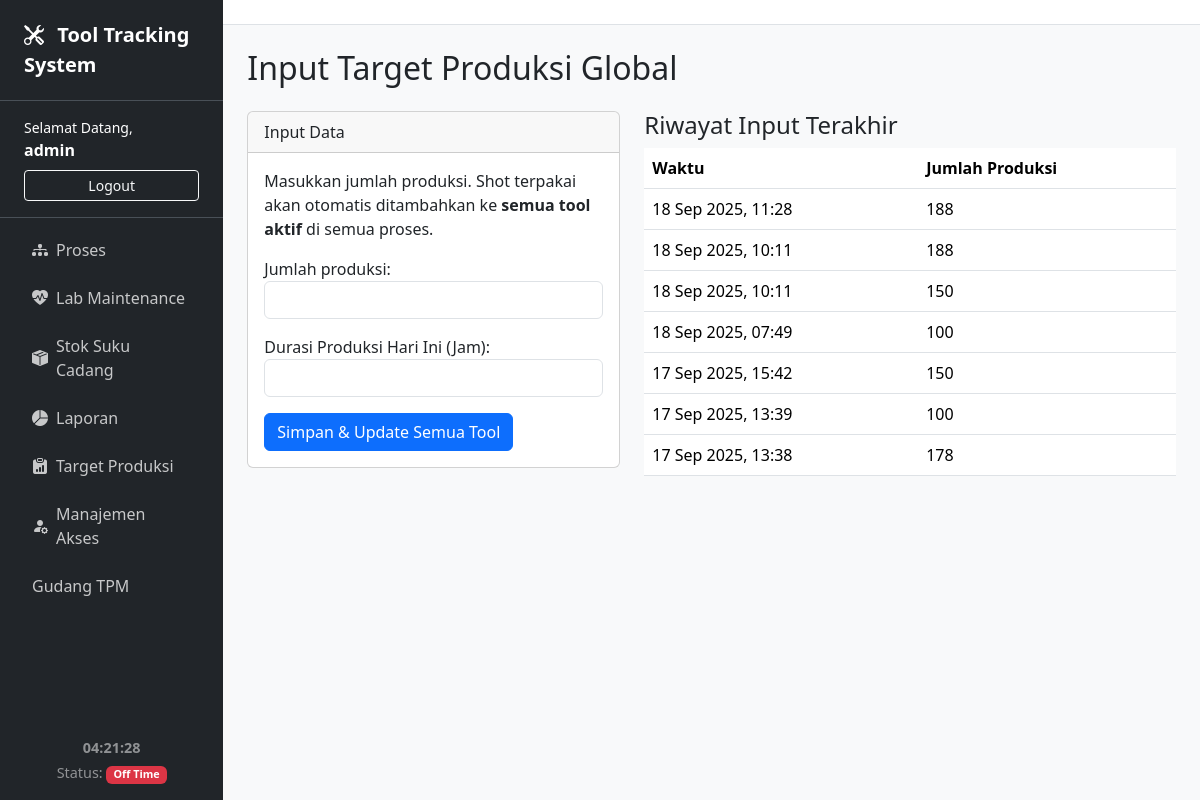
The app's page /produksi/ (signed in), older data.
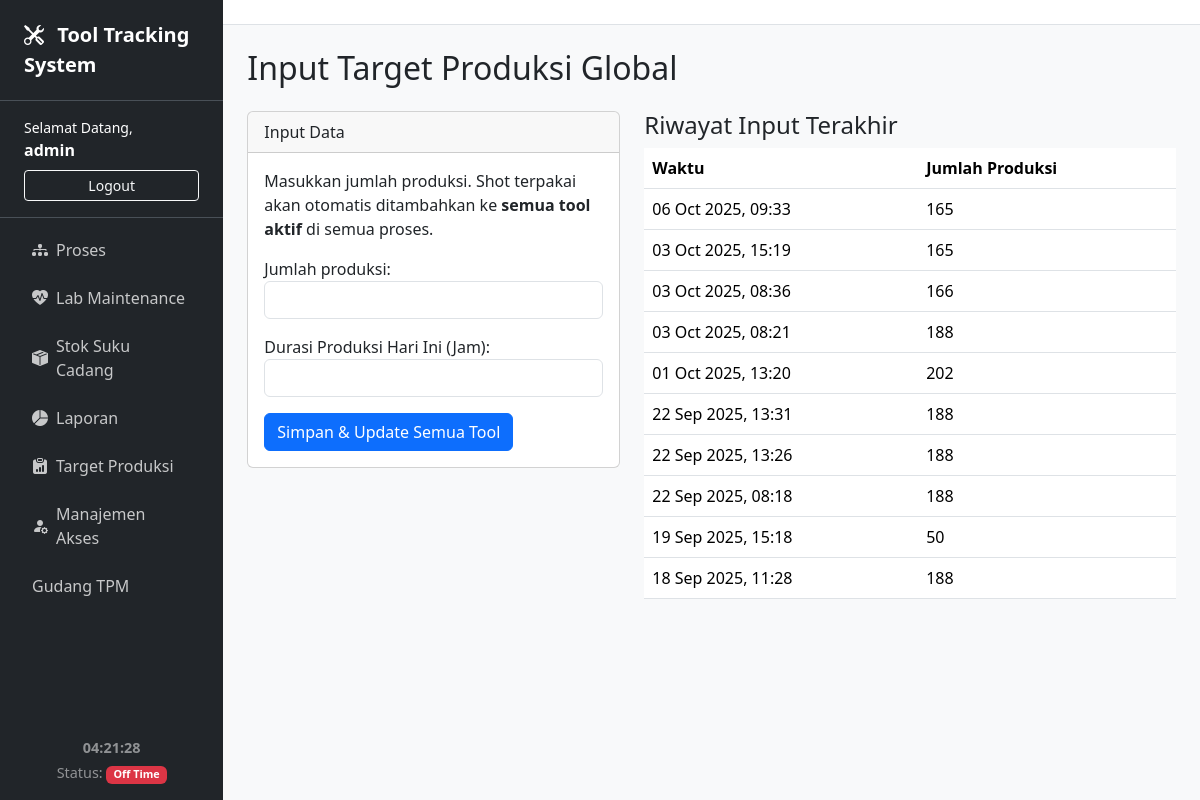
The same page, newer data.
### tracker/models.py (models this page shows, shortened)
class ProductionLog(models.Model):
    jumlah_produksi = models.PositiveIntegerField()
    dibuat_pada = models.DateTimeField(auto_now_add=True)

### tracker/views.py (the view)
# urls.py: path('produksi/', views.halaman_produksi, name='halaman_produksi'),
@login_required
@transaction.atomic
def halaman_produksi(request):
    if request.method == 'POST':
        form = ProductionLogForm(request.POST)
        if form.is_valid():
            log_entry = form.save()
            jumlah_produksi_hari_ini = log_entry.jumlah_produksi
            durasi_jam = form.cleaned_data.get('durasi_produksi')
            tools_untuk_diupdate = Tool.objects.filter(proses__isnull=False).exclude(status='Perbaikan')
            for tool in tools_untuk_diupdate:
                shot_yang_digunakan = jumlah_produksi_hari_ini * tool.jumlah_shot
                tool.shot_terpakai += shot_yang_digunakan
                tool.jam_pakai_terakumulasi += durasi_jam
                tool.save()
            messages.success(request, f'Data telah ditambahkan ke {tools_untuk_diupdate.count()} tool aktif.')
            return redirect('halaman_produksi')
    else:
        form = ProductionLogForm()
    riwayat_produksi = ProductionLog.objects.all().order_by('-dibuat_pada')[:10]
    context = {'form': form, 'riwayat_produksi': riwayat_produksi}
    return render(request, 'tracker/halaman_produksi.html', context)

### tracker/forms.py
class ProductionLogForm(forms.ModelForm):
    durasi_produksi = forms.FloatField(label="Durasi Produksi Hari Ini (Jam)", required=True, min_value=0)
    class Meta:
        model = ProductionLog
        fields = ['jumlah_produksi']
    def __init__(self, *args, **kwargs):
        super().__init__(*args, **kwargs)
        for field in self.fields:
            self.fields[field].widget.attrs.update({'class': 'form-control'})

### tracker/templates/tracker/halaman_produksi.html (shortened to what this page needs)
{% extends 'tracker/base.html' %}
{% block content %}
<h2 class="mb-4">Input Target Produksi Global</h2>
<div class="row">
    {% if user.userprofile.is_developer or user.userprofile.can_edit_produksi %}
    <div class="col-md-5">
        <div class="card">
            <div class="card-header">Input Data</div>
            <div class="card-body">
                <p>Masukkan jumlah produksi. Shot terpakai akan otomatis ditambahkan ke <strong>semua tool aktif</strong> di semua proses.</p>
                <form method="post">
                    {{ form.as_p }}
                    <button type="submit" class="btn btn-primary">Simpan & Update Semua Tool</button>
                </form>
            </div>
        </div>
    </div>
    {% endif %}
    <div class="{% if user.userprofile.is_developer or user.userprofile.can_edit_produksi %}col-md-7{% else %}col-md-12{% endif %}">
        <h4>Riwayat Input Terakhir</h4>
        <table class="table">
            <thead>
                <tr>
                    <th>Waktu</th>
                    <th>Jumlah Produksi</th>
                </tr>
            </thead>
            <tbody>
                {% for log in riwayat_produksi %}
                <tr>
                    <td>{{ log.dibuat_pada|date:"d M Y, H:i" }}</td>
                    <td>{{ log.jumlah_produksi }}</td>
                </tr>
                {% empty %}
                <tr>
                    <td colspan="2" class="text-center">Belum ada data produksi.</td>
                </tr>
                {% endfor %}
            </tbody>
        </table>
    </div>
</div>
{% endblock %}

Row changes from the older to the newer data that the page shows:
no longer on this page (row unchanged): ProductionLog: dibuat_pada "18 Sep 2025, 10:11", jumlah_produksi "188"
no longer on this page (row unchanged): ProductionLog: dibuat_pada "18 Sep 2025, 10:11", jumlah_produksi "150"
no longer on this page (row unchanged): ProductionLog: dibuat_pada "18 Sep 2025, 07:49", jumlah_produksi "100"
no longer on this page (row unchanged): ProductionLog: dibuat_pada "17 Sep 2025, 15:42", jumlah_produksi "150"
no longer on this page (row unchanged): ProductionLog: dibuat_pada "17 Sep 2025, 13:39", jumlah_produksi "100"
no longer on this page (row unchanged): ProductionLog: dibuat_pada "17 Sep 2025, 13:38", jumlah_produksi "178"
added ProductionLog: dibuat_pada "06 Oct 2025, 09:33", jumlah_produksi "165"
added ProductionLog: dibuat_pada "03 Oct 2025, 15:19", jumlah_produksi "165"
added ProductionLog: dibuat_pada "03 Oct 2025, 08:36", jumlah_produksi "166"
added ProductionLog: dibuat_pada "03 Oct 2025, 08:21", jumlah_produksi "188"
added ProductionLog: dibuat_pada "01 Oct 2025, 13:20", jumlah_produksi "202"
added ProductionLog: dibuat_pada "22 Sep 2025, 13:31", jumlah_produksi "188"
added ProductionLog: dibuat_pada "22 Sep 2025, 13:26", jumlah_produksi "188"
added ProductionLog: dibuat_pada "22 Sep 2025, 08:18", jumlah_produksi "188"
added ProductionLog: dibuat_pada "19 Sep 2025, 15:18", jumlah_produksi "50"
